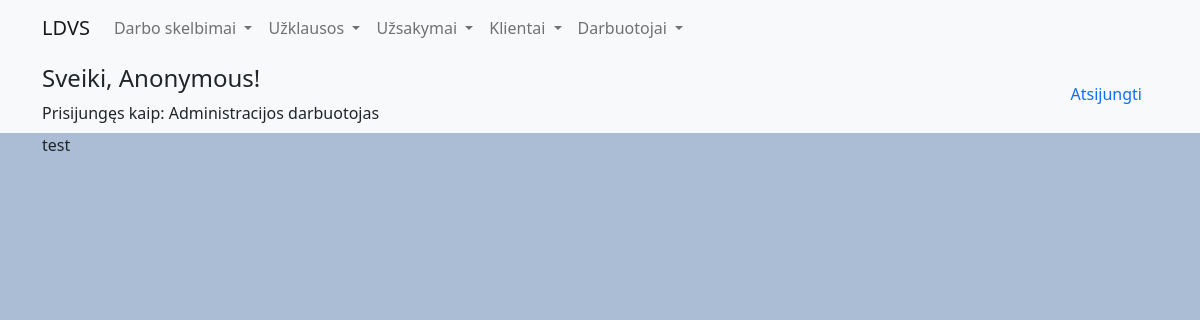
The page /query/list (signed in) on the database as committed earlier.
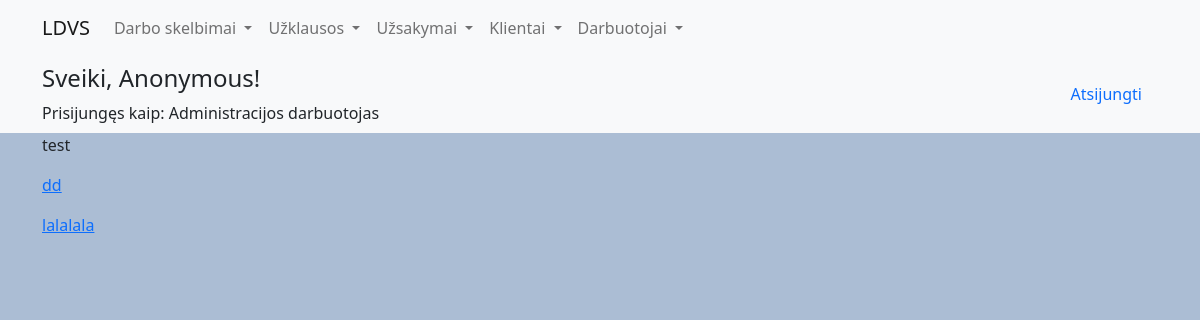
The same page on the database as committed later.
### queryForm/models.py (models this page shows)
class RequestQuery(models.Model):
    formTitle = models.CharField(max_length=200)
    email = models.EmailField()
    text = models.TextField()
    created = models.DateTimeField(auto_now_add=True)

### queryForm/views.py (the view)
# urls.py: path('query/list', views.RequestQueryListView.as_view(), name="see.all.request.queries"),
class RequestQueryListView(ListView):
    model = RequestQuery
    context_object_name = 'request_queries'
    template_name = 'queryForm/queryforms_list.html'

### queryForm/templates/queryForm/queryforms_list.html
{% extends "base.html" %}
{% block content %}
    <p>test</p>
    {% for request_query in request_queries %}
        <a href="{% url 'request.query.details' pk=request_query.id %}">
            <p>{{ request_query.formTitle }}</p>
        </a>
    {% endfor %}
{% endblock %}

Rows that differ between the two databases and show on the page:
added RequestQuery: formTitle "dd"
added RequestQuery: formTitle "lalalala"
